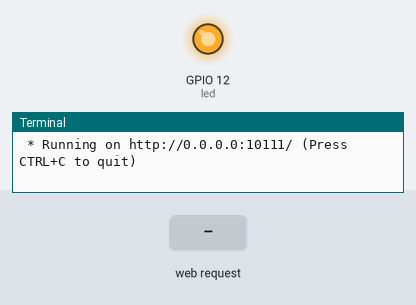
A program run on a simulated Raspberry Pi (BCM pin numbers). Parts: output pins drawn as LEDs (lit = HIGH), the last lines printed to the terminal. The inputs (shaded band) are chosen by the test bench. The clock reads 2024-03-15 10:24:30 at power-on unless the program sets it.

Above: at 1.2 s.
1.3 s: HTTP request for /led/on received
At 2.7 s:
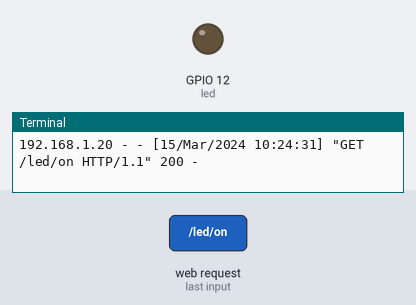
4.3 s: HTTP request for /led/off received
At 5.0 s:
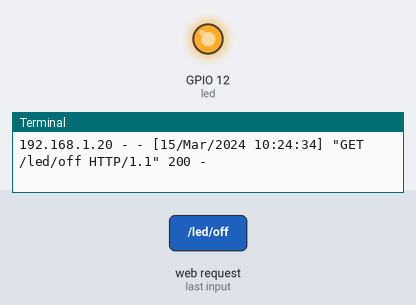
Timing chart, 0 to 7.3 s (numbered marks = the images above; inputs shaded):
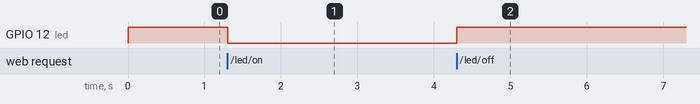

The program:

ex19_flask03-1.py
```python
# 주소창 안에서 변수 <> 사용하기

import RPi.GPIO as GPIO
from flask import Flask
led = 12
GPIO.setmode(GPIO.BCM)
GPIO.setup(led, GPIO.OUT)

GPIO.output(led, True)

app = Flask(__name__)

@app.route("/")
def hello():
	return "LED Control Web page"

@app.route("/led/<state>")
def fun(state):
	if state == "on":
		GPIO.output(led, False)
		return "<h1>LED ON</h1>"
	elif state == "off":
		GPIO.output(led, True)
		return "<h1>LED OFF</h1>"
	elif state == "clear":
		GPIO.cleanup()
if __name__ == "__main__":
	app.run(host="0.0.0.0", port="10111", debug=True)
```

Measured:
- after the input at 1.3 s, GPIO 12 (led): HIGH → LOW at once
- after the input at 4.3 s, GPIO 12 (led): LOW → HIGH at once
